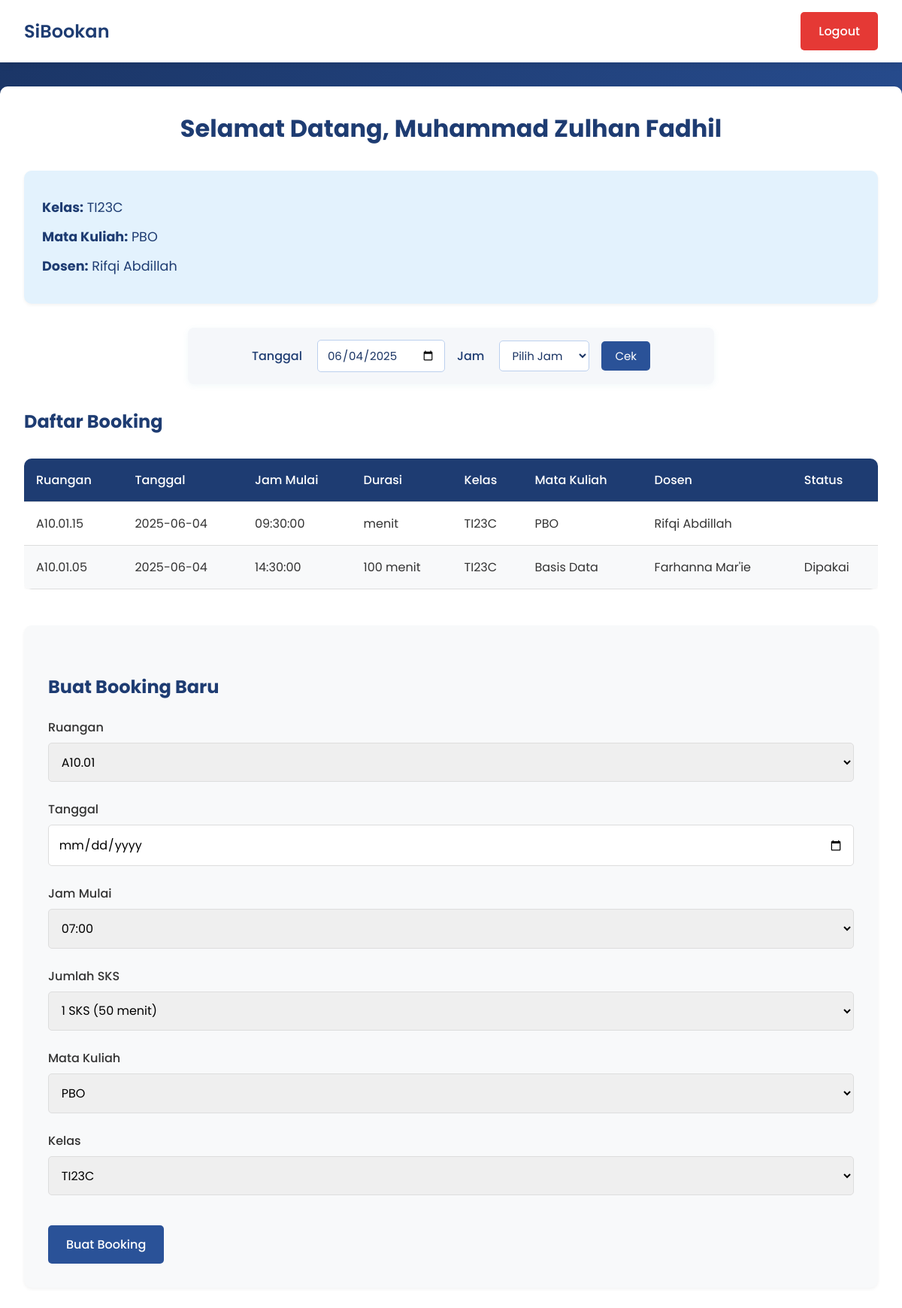
The page /homepj.php?tanggal=2025-06-04 (signed in) on the database its author committed.
### tables this page shows
CREATE TABLE `booking_ruangan` (
  `id_booking` int(11) NOT NULL,
  `tanggal` date NOT NULL,
  `jam_mulai` time NOT NULL,
  `durasi` int(11) DEFAULT NULL,
  `jumlah_sks` int(11) NOT NULL,
  `nomor_ruangan` varchar(20) NOT NULL,
  `id_matkul` int(11) NOT NULL,
  `kelas` varchar(10) NOT NULL,
  `status_booking` enum('Tersedia','Dipakai') DEFAULT 'Tersedia',
  `id_dosen` int(11) NOT NULL,
  `created_at` timestamp NOT NULL DEFAULT current_timestamp(),
  `updated_at` timestamp NOT NULL DEFAULT current_timestamp() ON UPDATE current_timestamp()
);

CREATE TABLE `mata_kuliah` (
  `id_matkul` int(11) NOT NULL,
  `nama_matkul` varchar(100) NOT NULL,
  `kode_matkul` varchar(20) DEFAULT NULL
);

CREATE TABLE `dosen` (
  `id_dosen` int(11) NOT NULL,
  `username` varchar(1000) NOT NULL,
  `nama_dosen` varchar(100) NOT NULL,
  `nip` varchar(30) DEFAULT NULL,
  `password` varchar(1000) NOT NULL
);

### homepj.php (the view, shortened to what this page needs)
<?php
include "database.php";
$filter_tanggal = isset($_GET['tanggal']) ? $_GET['tanggal'] : date('Y-m-d');
$filter_jam = isset($_GET['jam']) ? $_GET['jam'] : '';
if ($filter_jam && $filter_tanggal) {
    $query = "SELECT br.*, d.nama_dosen, mk.nama_matkul
              FROM booking_ruangan br
              JOIN dosen d ON br.id_dosen = d.id_dosen
              JOIN mata_kuliah mk ON br.id_matkul = mk.id_matkul
              WHERE br.tanggal = '$filter_tanggal'
              AND (
                  (br.jam_mulai <= '$filter_jam' AND DATE_ADD(br.jam_mulai, INTERVAL br.durasi MINUTE) > '$filter_jam')
              )
              ORDER BY br.tanggal DESC, br.jam_mulai ASC";
    $result = mysqli_query($db, $query);
    $filter_active = true;
} else if ($filter_tanggal) {
    $query = "SELECT br.*, d.nama_dosen, mk.nama_matkul
              FROM booking_ruangan br
              JOIN dosen d ON br.id_dosen = d.id_dosen
              JOIN mata_kuliah mk ON br.id_matkul = mk.id_matkul
              WHERE br.tanggal = '$filter_tanggal'
              ORDER BY br.tanggal DESC, br.jam_mulai ASC";
    $result = mysqli_query($db, $query);
}
?>
<!DOCTYPE html>
<html lang="id">
<head>
</head>
<body>
    <header>
        <div class="header-content">
            <a href="homepj.php" class="logo">SiBookan</a>
            <div class="nav-buttons">
                <a href="logout.php" class="nav-btn nav-btn-logout">Logout</a>
            </div>
        </div>
    </header>
    <div class="container">
        <h1>Selamat Datang, <?php echo htmlspecialchars($_SESSION["nama"]); ?></h1>
        <div class="info-box">
            <p><strong>Kelas:</strong> <?php echo htmlspecialchars($_SESSION["kelas"]); ?></p>
            <p><strong>Mata Kuliah:</strong> <?php echo htmlspecialchars($_SESSION["matkul"]); ?></p>
            <p><strong>Dosen:</strong> <?php echo htmlspecialchars($_SESSION["dosen"]); ?></p>
        </div>
        <div class="filte-form">
        <form method="get" class="filter-form">
            <label for="tanggal">Tanggal</label>
            <input type="date" name="tanggal" id="tanggal" value="<?= htmlspecialchars($filter_tanggal) ?>" required>
            <label for="jam">Jam</label>
            <select name="jam" id="jam">
                <option value="">Pilih Jam</option>
            </select>
            <button type="submit" class="button">Cek</button>
        </form>
        </div>
        <h2>Daftar Booking</h2>
        <div class="table-container">
            <table>
                <thead>
                    <tr>
                        <th>Ruangan</th>
                        <th>Tanggal</th>
                        <th>Jam Mulai</th>
                        <th>Durasi</th>
                        <th>Kelas</th>
                        <th>Mata Kuliah</th>
                        <th>Dosen</th>
                        <th>Status</th>
                    </tr>
                </thead>
                <tbody>
                    <?php if ($result && mysqli_num_rows($result) > 0) {
                        while ($row = $result->fetch_assoc()) {
                            echo "<tr>";
                            echo "<td>" . htmlspecialchars($row['nomor_ruangan']) . "</td>";
                            echo "<td>" . htmlspecialchars($row['tanggal']) . "</td>";
                            echo "<td>" . htmlspecialchars($row['jam_mulai']) . "</td>";
                            echo "<td>" . htmlspecialchars($row['durasi']) . " menit</td>";
                            echo "<td>" . htmlspecialchars($row['kelas']) . "</td>";
                            echo "<td>" . htmlspecialchars($row['nama_matkul']) . "</td>";
                            echo "<td>" . htmlspecialchars($row['nama_dosen']) . "</td>";
                            echo "<td>" . htmlspecialchars($row['status_booking']) . "</td>";
                            echo "</tr>";
                        }
                    } else {
                        echo "<tr><td colspan='6' style='text-align: center; color: #28a745; font-family: 'Poppins', sans-serif; font-weight: bold;'>Semua kelas tersedia pada jam dan tanggal tersebut</td></tr>";
                    }
                    ?>
                </tbody>
            </table>
        </div>
        <div class="booking-form">
            <h2>Buat Booking Baru</h2>
            <form method="POST" action="">
                <div class="form-group">
                    <label for="ruangan">Ruangan</label>
                    <select name="ruangan" id="ruangan" required>
                        <option value="A10.01">A10.01</option>
                    </select>
                </div>
                <div class="form-group">
                    <label for="tanggal">Tanggal</label>
                    <input type="date" name="tanggal" id="tanggal" required>
                </div>
                <div class="form-group">
                    <label for="jam">Jam Mulai</label>
                    <select name="jam" id="jam" required>
                        <option value="07:00:00">07:00</option>
                    </select>
                </div>
                <div class="form-group">
                    <label for="sks">Jumlah SKS</label>
                    <select name="sks" id="sks" required>
                        <option value="1">1 SKS (50 menit)</option>
                    </select>
                </div>
                <div class="form-group">
                    <label for="matkul">Mata Kuliah</label>
                    <select name="matkul" id="matkul" required>
                        <option value="<?php echo $_SESSION['matkul']; ?>"><?php echo $_SESSION['matkul']; ?></option>
                    </select>
                </div>
                <div class="form-group">
                    <label for="kelas">Kelas</label>
                    <select name="kelas" id="kelas" required>
                        <option value="<?php echo $_SESSION['kelas']; ?>"><?php echo $_SESSION['kelas']; ?></option>
                    </select>
                </div>
                <button type="submit" name="submit_booking" class="submit-btn">Buat Booking</button>
            </form>
        </div>
    </div>
</body>
</html>

### homepj.php (style rules this page uses)
* { margin: 0; padding: 0; box-sizing: border-box; font-family: "Poppins", sans-serif; }
body { min-height: 100vh; background: linear-gradient(135deg, #1a3464, #3668c0); color: #333; }
.container { max-width: 1200px; margin: 2rem auto; padding: 2rem; background: white; border-radius: 10px; box-shadow: 0 4px 6px rgba(0, 0, 0, 0.1); }
.table-container { width: 100%; overflow-x: auto; -webkit-overflow-scrolling: touch; margin: 2rem 0; }
table { width: 100%; min-width: 800px; border-collapse: collapse; background: white; border-radius: 10px; overflow: hidden; box-shadow: 0 2px 4px rgba(0, 0, 0, 0.05); }
header { background: white; padding: 1rem 0; box-shadow: 0 2px 10px rgba(0, 0, 0, 0.1); margin-bottom: 2rem; }
.header-content { max-width: 1200px; margin: 0 auto; padding: 0 2rem; display: flex; justify-content: space-between; align-items: center; }
.logo { font-size: 1.5rem; font-weight: 600; color: #1e3c72; text-decoration: none; }
.nav-buttons { display: flex; gap: 1rem; }
.nav-btn { padding: 0.8rem 1.5rem; border-radius: 5px; text-decoration: none; font-weight: 500; transition: all 0.3s ease; }
.nav-btn-logout { background: #e53935; color: white; }
h1 { color: #1e3c72; margin-bottom: 2rem; text-align: center; }
h2 { color: #1e3c72; margin: 2rem 0 1.5rem; font-size: 1.5rem; }
.booking-form { background: #f8f9fa; padding: 2rem; border-radius: 10px; margin: 3rem 0; box-shadow: 0 2px 4px rgba(0, 0, 0, 0.05); }
.form-group { margin-bottom: 1.5rem; }
.form-group label { display: block; margin-bottom: 0.5rem; color: #333; font-weight: 500; }
.form-group input, .form-group select { width: 100%; padding: 0.8rem; border: 1px solid #ddd; border-radius: 5px; font-size: 1rem; }
.submit-btn { background: #2a5298; color: white; padding: 0.8rem 1.5rem; border: none; border-radius: 5px; font-size: 1rem; font-weight: 500; cursor: pointer; transition: background 0.3s ease; margin-top: 1rem; }
th, td { padding: 1rem; text-align: left; border-bottom: 1px solid #ddd; }
th { background: #1e3c72; color: white; font-weight: 500; }
tr:nth-child(even) { background: #f8f9fa; }
.info-box { background: #e3f2fd; padding: 1.5rem; border-radius: 10px; margin-bottom: 2rem; box-shadow: 0 2px 4px rgba(0, 0, 0, 0.05); }
.info-box p { margin: 0.8rem 0; color: #1e3c72; font-size: 1.1rem; }
.filter-form { display: flex; flex-wrap: wrap; align-items: center; justify-content: center; gap: 16px; background: #f5f7fa; border-radius: 8px; padding: 16px 20px; margin-bottom: 1.5rem; box-shadow: 0 2px 8px rgba(66, 158, 189, 0.07); max-width: 700px; margin-left: auto; margin-right: auto; }
.filter-form label { font-weight: 500; color: #1e3c72; margin-right: 4px; }
.filter-form input[type="date"], .filter-form select { padding: 8px 12px; border-radius: 5px; border: 1px solid #bcd0ee; font-size: 15px; background: #fff; color: #1a3464; min-width: 120px; }
.filter-form .button { padding: 8px 18px; font-size: 15px; border-radius: 5px; background: #2a5298; color: #fff; border: none; cursor: pointer; transition: background 0.2s; }

### rows shown on the page
booking_ruangan: nomor_ruangan "A10.01.15", tanggal "2025-06-04", jam_mulai "09:30:00", kelas "TI23C", id_matkul.nama_matkul "PBO", id_dosen.nama_dosen "Rifqi Abdillah"
booking_ruangan: nomor_ruangan "A10.01.05", tanggal "2025-06-04", jam_mulai "14:30:00", durasi "100", kelas "TI23C", id_matkul.nama_matkul "Basis Data", id_dosen.nama_dosen "Farhanna Mar'ie", status_booking "Dipakai"

### other values the page prints
$_SESSION["nama"] "Muhammad Zulhan Fadhil"
$_SESSION["kelas"] "TI23C"
$_SESSION["matkul"] "PBO"
$_SESSION["dosen"] "Rifqi Abdillah"
form field matkul "PBO"
form field kelas "TI23C"
